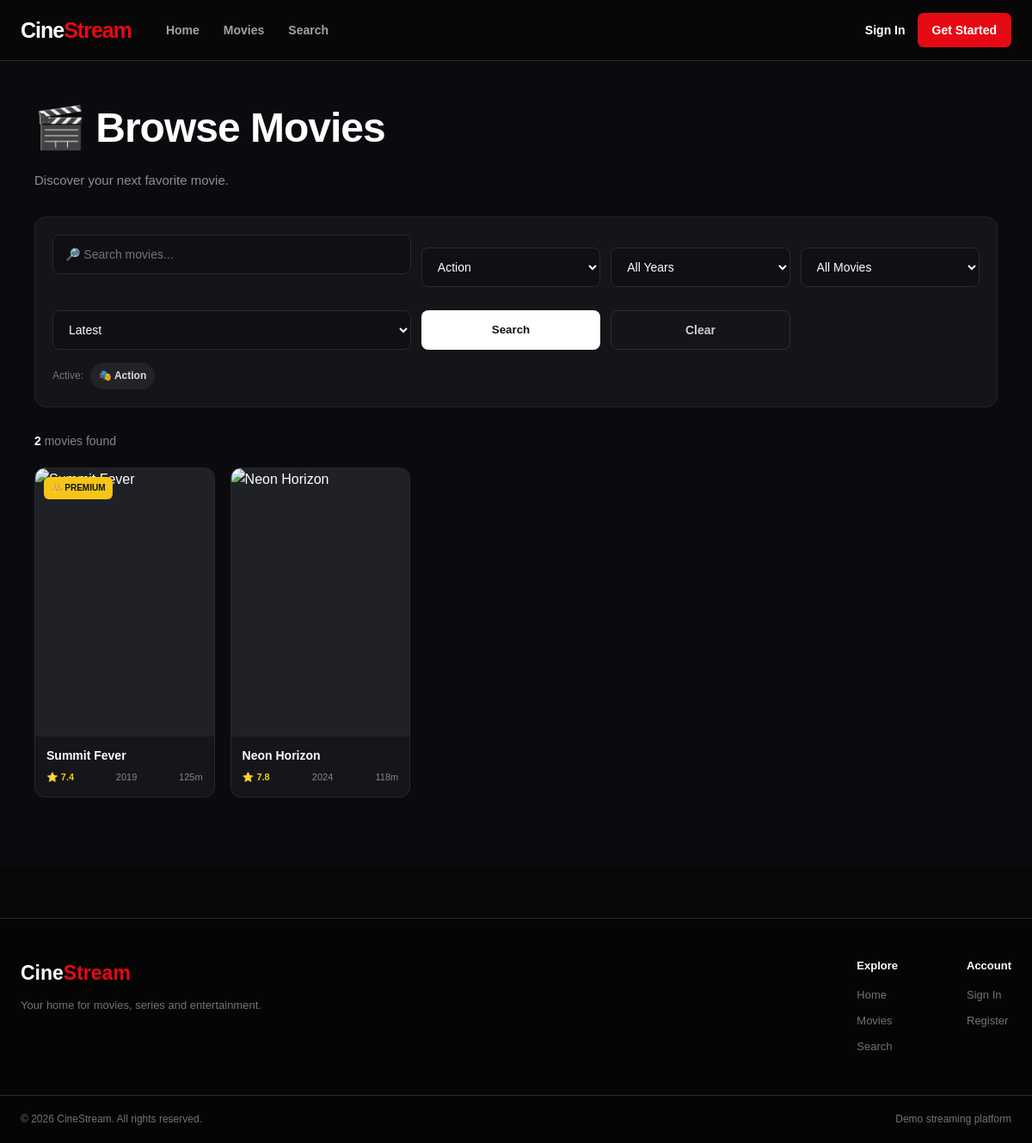
The app's page /movies.php?genre=1 with its own data.
### tables this page shows
CREATE TABLE `genres` (
  `id`   INT UNSIGNED NOT NULL AUTO_INCREMENT,
  `name` VARCHAR(50) NOT NULL,
  PRIMARY KEY (`id`),
  UNIQUE KEY `uq_genres_name` (`name`)
);

CREATE TABLE `movies` (
  `id`           INT UNSIGNED NOT NULL AUTO_INCREMENT,
  `tmdb_id`      INT UNSIGNED DEFAULT NULL,
  `title`        VARCHAR(255) NOT NULL,
  `description`  TEXT NOT NULL,
  `tagline`      VARCHAR(500) DEFAULT NULL,
  `release_year` SMALLINT UNSIGNED NOT NULL,
  `release_date` DATE DEFAULT NULL,
  `duration`     SMALLINT UNSIGNED NOT NULL COMMENT 'Minutes',
  `budget`       BIGINT UNSIGNED NOT NULL DEFAULT 0,
  `revenue`      BIGINT UNSIGNED NOT NULL DEFAULT 0,
  `poster`       VARCHAR(255) DEFAULT NULL,
  `backdrop`     VARCHAR(500) DEFAULT NULL,
  `trailer_url`  VARCHAR(500) DEFAULT NULL,
  `trailer_key`  VARCHAR(100) DEFAULT NULL,
  `director`     VARCHAR(255) DEFAULT NULL,
  `cast_data`    LONGTEXT DEFAULT NULL,
  `video_url`    VARCHAR(500) NOT NULL,
  `rating`       DECIMAL(3,1) NOT NULL DEFAULT 0.0,
  `is_premium`   TINYINT(1) NOT NULL DEFAULT 0,
  `created_at`   TIMESTAMP NOT NULL DEFAULT CURRENT_TIMESTAMP,
  PRIMARY KEY (`id`),
  UNIQUE KEY `uq_movies_tmdb_id` (`tmdb_id`),
  KEY `idx_movies_title` (`title`),
  KEY `idx_movies_release_year` (`release_year`),
  KEY `idx_movies_is_premium` (`is_premium`),
  KEY `idx_movies_rating` (`rating`),
  FULLTEXT KEY `ft_movies_title_description` (`title`,`description`),
  CONSTRAINT `chk_movies_rating` CHECK (`rating` >= 0 AND `rating` <= 10)
);

### includes/auth.php (called while the page is built, shortened)
<?php
function e(mixed $value): string
{
    return htmlspecialchars((string) $value, ENT_QUOTES | ENT_SUBSTITUTE, 'UTF-8');
}

### movies.php (the view, shortened to what this page needs)
<?php
require_once __DIR__ . '/includes/auth.php';
$db = getDB();
$search = trim((string) ($_GET['search'] ?? ''));
$genreId = (int) ($_GET['genre'] ?? 0);
$year = (int) ($_GET['year'] ?? 0);
$premium = $_GET['premium'] ?? 'all';
$sort = $_GET['sort'] ?? 'latest';
$page = max(1, (int) ($_GET['page'] ?? 1));
$perPage = 12;
$genreStmt = $db->query(
    'SELECT
        id,
        name
     FROM genres
     ORDER BY name ASC'
);
$genres = $genreStmt->fetchAll();
$where = [];
$params = [];
if ($genreId > 0) {
    $where[] = 'mg.genre_id = :genre_id';
    $params[':genre_id'] = $genreId;
}
$whereSql = '';
if (!empty($where)) {
    $whereSql = ' WHERE ' . implode(' AND ', $where);
}
$genreJoin = '';
if ($genreId > 0) {
    $genreJoin = '
        INNER JOIN movie_genres mg
            ON mg.movie_id = m.id
    ';
}
$countSql = '
    SELECT COUNT(DISTINCT m.id)
    FROM movies m
    ' . $genreJoin . '
    ' . $whereSql;
$countStmt = $db->prepare($countSql);
$countStmt->execute($params);
$totalMovies = (int) $countStmt->fetchColumn();
$offset = ($page - 1) * $perPage;
$orderSql = match ($sort) {
    'rating' =>
        'm.rating DESC, m.title ASC',
    'title' =>
        'm.title ASC',
    'oldest' =>
        'm.release_year ASC, m.title ASC',
    default =>
        'm.created_at DESC, m.id DESC'
};
$sql = '
    SELECT DISTINCT
        m.id,
        m.title,
        m.description,
        m.release_year,
        m.duration,
        m.poster,
        m.rating,
        m.is_premium,
        m.created_at
    FROM movies m
    ' . $genreJoin . '
    ' . $whereSql . '
    ORDER BY ' . $orderSql . '
    LIMIT ' . (int) $perPage . '
    OFFSET ' . (int) $offset;
$stmt = $db->prepare($sql);
$stmt->execute($params);
$movies = $stmt->fetchAll();
require_once __DIR__ . '/includes/header.php';
?>
<div class="movies-page">
    <div class="movies-container">
        <header class="movies-header">
            <h1 class="movies-title">
                🎬 Browse Movies
            </h1>
            <p class="movies-subtitle">
                Discover your next favorite movie.
            </p>
        </header>
        <form
            method="GET"
            action="<?= BASE_URL ?>/movies.php"
            class="movies-filters"
        >
            <div class="filter-row">
                <div class="search-box">
                    <input
                        type="text"
                        name="search"
                        value="<?= e($search) ?>"
                        placeholder="🔎 Search movies..."
                    >
                </div>
                <select
                    name="genre"
                    class="filter-select"
                >
                    <?php foreach ($genres as $genre): ?>
                        <option
                            value="<?= (int) $genre['id'] ?>"
                            <?= $genreId === (int) $genre['id'] ? 'selected' : '' ?>
                        >
                            <?= e($genre['name']) ?>
                        </option>
                    <?php endforeach; ?>
                </select>
                <select
                    name="year"
                    class="filter-select"
                >
                    <option value="0">
                        All Years
                    </option>
                </select>
                <select
                    name="premium"
                    class="filter-select"
                >
                    <option
                        value="all"
                        <?= $premium === 'all' ? 'selected' : '' ?>
                    >
                        All Movies
                    </option>
                </select>
                <select
                    name="sort"
                    class="filter-select"
                >
                    <option
                        value="latest"
                        <?= $sort === 'latest' ? 'selected' : '' ?>
                    >
                        Latest
                    </option>
                </select>
                <button
                    type="submit"
                    class="filter-btn"
                >
                    Search
                </button>
                <a
                    href="<?= BASE_URL ?>/movies.php"
                    class="clear-btn"
                >
                    Clear
                </a>
            </div>
            <?php if (
                $search !== '' ||
                $genreId > 0 ||
                $year > 0 ||
                $premium !== 'all' ||
                $sort !== 'latest'
            ): ?>
                <div class="active-filters">
                    <span class="filter-label">
                        Active:
                    </span>
                    <?php if ($genreId > 0): ?>
                        <?php
                        $selectedGenreName = 'Genre';
                        foreach ($genres as $genre) {
                            if ((int) $genre['id'] === $genreId) {
                                $selectedGenreName = $genre['name'];
                                break;
                            }
                        }
                        ?>
                        <span class="filter-tag">
                            🎭 <?= e($selectedGenreName) ?>
                        </span>
                    <?php endif; ?>
                </div>
            <?php endif; ?>
        </form>
        <div class="result-bar">
            <div class="result-count">
                <strong>
                    <?= $totalMovies ?>
                </strong>
                movie<?= $totalMovies !== 1 ? 's' : '' ?> found
            </div>
        </div>
        <?php if (!empty($movies)): ?>
            <div class="movies-grid">
                <?php foreach ($movies as $movie): ?>
                    <article class="movie-card">
                        <a
                            href="<?= BASE_URL ?>/movie.php?id=<?= (int) $movie['id'] ?>"
                            style="text-decoration:none;"
                        >
                            <div class="movie-poster">
                                <?php if ((int) $movie['is_premium'] === 1): ?>
                                    <div class="movie-badge premium">
                                        👑 Premium
                                    </div>
                                <?php endif; ?>
                            </div>
                            <div class="movie-info">
                                <div class="movie-title">
                                    <?= e($movie['title']) ?>
                                </div>
                                <div class="movie-meta">
                                    <span class="movie-rating">
                                        ⭐ <?= number_format(
                                            (float) $movie['rating'],
                                            1
                                        ) ?>
                                    </span>
                                    <span>
                                        <?= (int) $movie['release_year'] ?>
                                    </span>
                                    <span>
                                        <?= (int) $movie['duration'] ?>m
                                    </span>
                                </div>
                            </div>
                        </a>
                    </article>
                <?php endforeach; ?>
            </div>
        <?php endif; ?>
    </div>
</div>
<?php
require_once __DIR__ . '/includes/footer.php';
?>

### assets/css/style.css (style rules this page uses)
* { margin: 0; padding: 0; box-sizing: border-box; }
:root { --bg-primary: #080808; --bg-secondary: #111111; --bg-card: #171717; --bg-hover: #222222; --text-primary: #ffffff; --text-secondary: #a3a3a3; --text-muted: #737373; --accent: #e50914; --accent-hover: #f6121d; --border: #292929; --container-width: 1200px; }
html { scroll-behavior: smooth; }
body { font-family: Arial, Helvetica, sans-serif; background: var(--bg-primary); color: var(--text-primary); min-height: 100vh; line-height: 1.6; }
a { color: inherit; text-decoration: none; }
button, input, select { font-family: inherit; }
button { cursor: pointer; }
.movie-card { min-width: 0; background: var(--bg-card); border: 1px solid var(--border); border-radius: 10px; overflow: hidden; transition: transform 0.2s, border-color 0.2s, box-shadow 0.2s; }
.movie-poster { position: relative; aspect-ratio: 2 / 3; overflow: hidden; background: #202020; }
.movie-info { padding: 14px; }
.movie-title { font-size: 15px; font-weight: 700; white-space: nowrap; overflow: hidden; text-overflow: ellipsis; margin-bottom: 7px; }
.movie-meta { display: flex; align-items: center; gap: 8px; color: var(--text-muted); font-size: 12px; }
.movie-rating { color: #facc15; font-weight: 700; }
.movie-badge { position: absolute; top: 10px; left: 10px; padding: 4px 8px; border-radius: 5px; background: var(--accent); color: white; font-size: 10px; font-weight: 800; text-transform: uppercase; }
.search-box { display: flex; gap: 10px; margin-bottom: 30px; }
.search-box input { flex: 1; min-width: 0; background: var(--bg-secondary); border: 1px solid var(--border); border-radius: 8px; padding: 13px 15px; color: white; outline: none; }

### records on screen
genres: name "Action"
movies: is_premium "👑 PREMIUM", title "Summit Fever", rating "7.4", release_year "2019", duration "125"
movies: title "Neon Horizon", rating "7.8", release_year "2024", duration "118"

### other values on screen
$totalMovies "2"
form field genre "Action"
